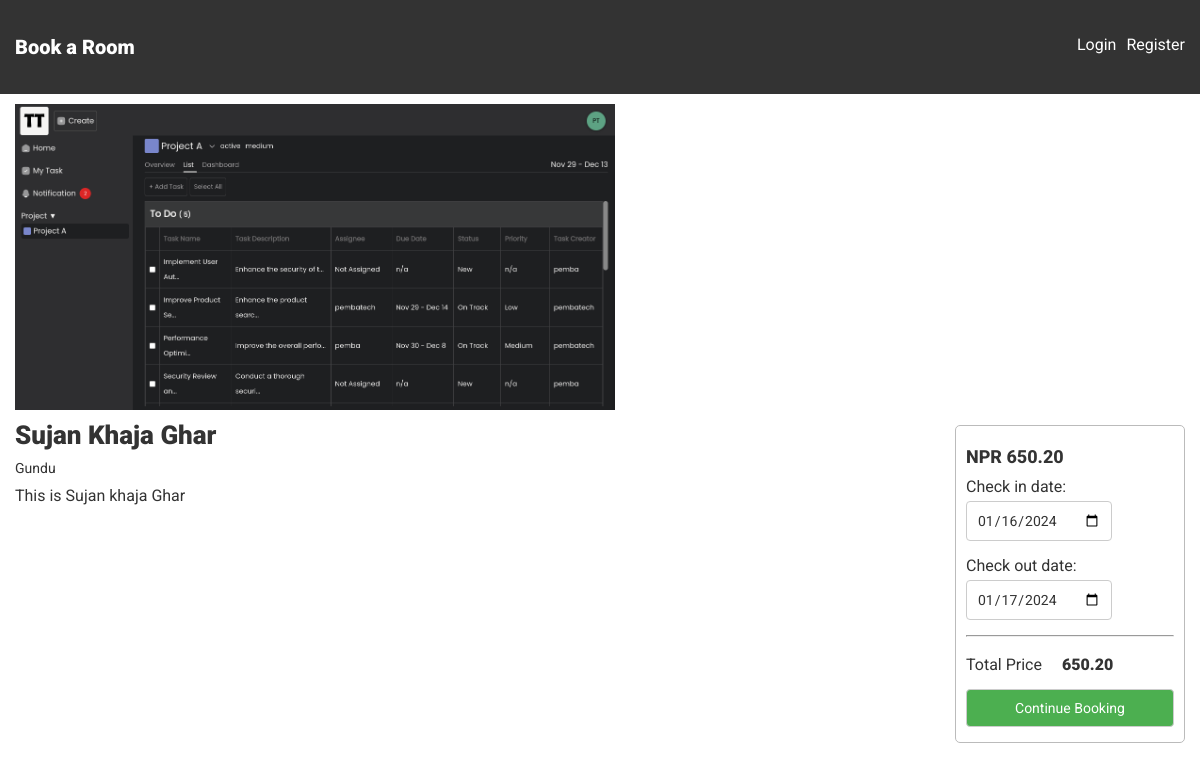
The app's page /hotel/hotel-detail/sujan-khaja-ghar_wcy with its own data.
### hotel/models.py (models this page shows, shortened)
class Hotel(models.Model):
    hotelier = models.ForeignKey(
        settings.AUTH_USER_MODEL, on_delete=models.SET_NULL, null=True
    )
    name = models.CharField(max_length=255)
    address = models.CharField(max_length=255)
    description = models.TextField(null=True)
    price = models.DecimalField(max_digits=10, decimal_places=2, null=True)
    slug = models.SlugField(max_length=255, null=True, blank=True)

### hotel/views.py (the view)
# urls.py: path('hotel-detail/<slug>', hotel_detail, name = 'hotel_detail'),
def hotel_detail(request, slug):
    hotel = get_object_or_404(Hotel, slug=slug)
    hotelimage_instance = HotelImage.objects.filter(hotel__slug = slug)
    image_urls = [image.hotel_images for image in hotelimage_instance]
    print(image_urls)
    if request.method == "POST":
        reservation_form = ReservationForm(request.POST)
        if reservation_form.is_valid():
            total_cost = request.session.get(f'total_cost_{request.user.username}_{slug}', 0)
            print(total_cost)
            request.session.pop('total_cost', None)
    else:
        reservation_form = ReservationForm()
    context = {"hotel": hotel, "reservation_form": reservation_form, 'image_urls': image_urls}
    return render(request, "hotel/hotel_detail.html", context)

### hotel/forms.py
class ReservationForm(forms.ModelForm):
    class Meta:
        model = Reservation
        fields = ["check_in_date", "check_out_date"]
        widgets = {
            "check_in_date": forms.DateInput(attrs={"type": "date", "class": "input-check_in"}),
            "check_out_date": forms.DateInput(attrs={"type": "date", "class": "input-check_out"}),
        }
    def __init__(self, *args, **kwargs):
        super(ReservationForm, self).__init__(*args, **kwargs)
        today = date.today()
        tomorrow = today + timedelta(days=1)
        self.fields["check_in_date"].initial = today
        self.fields["check_out_date"].initial = tomorrow

### hotel/templates/hotel/hotel_detail.html (shortened to what this page needs)
{% extends "base.html" %}
{% block content %}
<div class="hotel-detail-wrapper">
    <div class="hotel-pics">
        {% for img_url in image_urls %}
        <img src="{{ img_url.url }}" alt="{{ hotel.name }}">
        {% endfor %}
    </div>
    <div class="div-flex">
        <div class="hotel-detail">
            <p class="heading">
                {{ hotel.name }}
            </p>
            <p class="hotel-info">
                {{ hotel.address }}
            <p class="hotel-info description">
                {{ hotel.description }}
            </p>
        </div>
        {% if not request.user.is_corporate %}
        <form action="" method='post' id="reservation-form">
            <div class="form-div">
                <p class="hotel-info price">
                    <span>
                        NPR
                        {{ hotel.price }}
                    </span>
                </p>
                {{ reservation_form.as_p }}
                <hr>
                <div class="div-flex">
                    <div>
                        <p>Total Price</p>
                    </div>
                    <div>
                        <p id="total-cost">{{ hotel.price }}</p>
                    </div>
                </div>
                <button class="button-style">Continue Booking</button>
            </div>
        </form>
        {% endif %}
    </div>
</div>
{% endblock content %}

### static/css/styles.css (style rules this page uses)
* { font-family: 'Roboto', sans-serif; color: #333; }
body { margin: 0; padding: 0; }
input, select, textarea, button { padding: 10px; margin: 5px 0; border: 1px solid #ccc; border-radius: 4px; box-sizing: border-box; font-size: 14px; }
button { background-color: #4CAF50; color: #fff; cursor: pointer; }
p { margin: 10px 0; }
.div-flex { display: flex; gap: 20px; }
.heading { font-size: 20px; font-weight: 900; }
.hotel-info { font-size: 14px; font-weight: 400; }
.hotel-info.price, .hotel-info.price span { font-size: 18px; font-weight: 800; color: #2196F3; }
.hotel-info.description { font-size: 16px; }
.hotel-detail-wrapper .hotel-pics img { width: 600px; }
.hotel-detail-wrapper .hotel-pics { display: flex; overflow-x: auto; gap: 5px; }
.hotel-detail-wrapper .heading { font-size: 26px; }
.hotel-detail-wrapper .hotel-detail { flex: 2; }
#reservation-form { flex: 0.5; padding: 15px 0; }
.form-div { padding: 10px; border: 1px solid #bbbbbb; border-radius: 5px; }
#reservation-form .hotel-info.price, #reservation-form .hotel-info.price span { color: #333; }
#reservation-form #total-cost { font-weight: 900; }
#reservation-form .button-style { width: 100%; }

### records on screen
Hotel: name "Sujan Khaja Ghar", address "Gundu", description "This is Sujan khaja Ghar", price "650.20"
